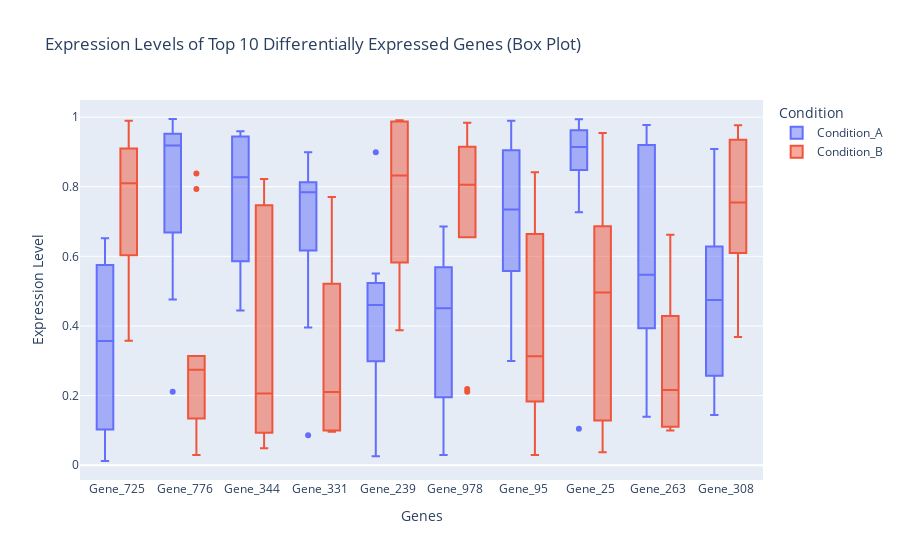

The cell this chart's notebook holds for it:
### Code cell
import plotly.express as px

# Assuming `top_10_genes` and `df_transposed` are available from previous steps

# Select the top 10 differentially expressed genes
top_genes = top_10_genes['Gene'].tolist()

# Filter the original data for the top 10 genes
top_genes_data = df_transposed[top_genes].copy()
top_genes_data['Condition'] = df_transposed['Condition']

# Melt the data for plotting
top_genes_melted = top_genes_data.melt(
    id_vars=['Condition'], 
    var_name='Gene', 
    value_name='Expression_Level'
)

# Create a box plot
fig = px.box(
    top_genes_melted,
    x='Gene',
    y='Expression_Level',
    color='Condition',
    title='Expression Levels of Top 10 Differentially Expressed Genes (Box Plot)',
    labels={'Expression_Level': 'Expression Level', 'Gene': 'Genes'}
)

# Show the plot
fig.show()

### Figure 1 — Plotly figure (JSON) as saved in the notebook; plotly's stock layout.template omitted (floating-point values rounded to 4 significant figures)
{"data": [{"alignmentgroup": "True", "hovertemplate": "Condition=Condition_A<br>Genes=%{x}<br>Expression Level=%{y}<extra></extra>", "legendgroup": "Condition_A", "marker": {"color": "#636efa"}, "name": "Condition_A", "notched": false, "offsetgroup": "Condition_A", "orientation": "v", "showlegend": true, "type": "box", "x": ["Gene_725", "Gene_725", "Gene_725", "Gene_725", "Gene_725", "Gene_725", "Gene_725", "Gene_725", "Gene_725", "Gene_725", "Gene_776", "Gene_776", "Gene_776", "Gene_776", "Gene_776", "Gene_776", "Gene_776", "Gene_776", "Gene_776", "Gene_776", "Gene_344", "Gene_344", "Gene_344", "Gene_344", "Gene_344", "Gene_344", "Gene_344", "Gene_344", "Gene_344", "Gene_344", "Gene_331", "Gene_331", "Gene_331", "Gene_331", "Gene_331", "Gene_331", "Gene_331", "Gene_331", "Gene_331", "Gene_331", "Gene_239", "Gene_239", "Gene_239", "Gene_239", "Gene_239", "Gene_239", "Gene_239", "Gene_239", "Gene_239", "Gene_239", "Gene_978", "Gene_978", "Gene_978", "Gene_978", "Gene_978", "Gene_978", "Gene_978", "Gene_978", "Gene_978", "Gene_978", "Gene_95", "Gene_95", "Gene_95", "Gene_95", "Gene_95", "Gene_95", "Gene_95", "Gene_95", "Gene_95", "Gene_95", "Gene_25", "Gene_25", "Gene_25", "Gene_25", "Gene_25", "Gene_25", "Gene_25", "Gene_25", "Gene_25", "Gene_25", "Gene_263", "Gene_263", "Gene_263", "Gene_263", "Gene_263", "Gene_263", "Gene_263", "Gene_263", "Gene_263", "Gene_263", "Gene_308", "Gene_308", "Gene_308", "Gene_308", "Gene_308", "Gene_308", "Gene_308", "Gene_308", "Gene_308", "Gene_308"], "x0": " ", "xaxis": "x", "y": [0.3925, 0.2755, 0.1023, 0.6208, 0.07606, 0.01201, 0.6522, 0.3216, 0.4866, 0.5752, 0.952, 0.9343, 0.476, 0.6688, 0.9569, 0.9228, 0.9137, 0.829, 0.9946, 0.2108, 0.8492, 0.7232, 0.5858, 0.8059, 0.4452, 0.9442, 0.932, 0.4442, 0.9596, 0.9481, 0.6171, 0.8987, 0.7621, 0.7649, 0.8388, 0.08585, 0.8126, 0.3956, 0.8051, 0.8028, 0.5106, 0.02589, 0.4749, 0.446, 0.3906, 0.03356, 0.2989, 0.8994, 0.5237, 0.5509, 0.4522, 0.5689, 0.5744, 0.395, 0.6854, 0.1952, 0.4835, 0.0558, 0.02959, 0.4501, 0.6795, 0.5581, 0.71, 0.3654, 0.9892, 0.9289, 0.7592, 0.2992, 0.8613, 0.9048, 0.9909, 0.962, 0.8482, 0.9938, 0.8726, 0.8508, 0.9558, 0.1044, 0.9607, 0.727, 0.8346, 0.5267, 0.9255, 0.5669, 0.2367, 0.9199, 0.5237, 0.9773, 0.1393, 0.3933, 0.3758, 0.5892, 0.2572, 0.2405, 0.6833, 0.9084, 0.5727, 0.1445, 0.3148, 0.6284], "y0": " ", "yaxis": "y"}, {"alignmentgroup": "True", "hovertemplate": "Condition=Condition_B<br>Genes=%{x}<br>Expression Level=%{y}<extra></extra>", "legendgroup": "Condition_B", "marker": {"color": "#EF553B"}, "name": "Condition_B", "notched": false, "offsetgroup": "Condition_B", "orientation": "v", "showlegend": true, "type": "box", "x": ["Gene_725", "Gene_725", "Gene_725", "Gene_725", "Gene_725", "Gene_725", "Gene_725", "Gene_725", "Gene_725", "Gene_725", "Gene_776", "Gene_776", "Gene_776", "Gene_776", "Gene_776", "Gene_776", "Gene_776", "Gene_776", "Gene_776", "Gene_776", "Gene_344", "Gene_344", "Gene_344", "Gene_344", "Gene_344", "Gene_344", "Gene_344", "Gene_344", "Gene_344", "Gene_344", "Gene_331", "Gene_331", "Gene_331", "Gene_331", "Gene_331", "Gene_331", "Gene_331", "Gene_331", "Gene_331", "Gene_331", "Gene_239", "Gene_239", "Gene_239", "Gene_239", "Gene_239", "Gene_239", "Gene_239", "Gene_239", "Gene_239", "Gene_239", "Gene_978", "Gene_978", "Gene_978", "Gene_978", "Gene_978", "Gene_978", "Gene_978", "Gene_978", "Gene_978", "Gene_978", "Gene_95", "Gene_95", "Gene_95", "Gene_95", "Gene_95", "Gene_95", "Gene_95", "Gene_95", "Gene_95", "Gene_95", "Gene_25", "Gene_25", "Gene_25", "Gene_25", "Gene_25", "Gene_25", "Gene_25", "Gene_25", "Gene_25", "Gene_25", "Gene_263", "Gene_263", "Gene_263", "Gene_263", "Gene_263", "Gene_263", "Gene_263", "Gene_263", "Gene_263", "Gene_263", "Gene_308", "Gene_308", "Gene_308", "Gene_308", "Gene_308", "Gene_308", "Gene_308", "Gene_308", "Gene_308", "Gene_308"], "x0": " ", "xaxis": "x", "y": [0.907, 0.9322, 0.8022, 0.9099, 0.8185, 0.3575, 0.9895, 0.6339, 0.6031, 0.5269, 0.3116, 0.1338, 0.7933, 0.08765, 0.2807, 0.2493, 0.2681, 0.3135, 0.8377, 0.0296, 0.8223, 0.2483, 0.1482, 0.747, 0.04858, 0.09305, 0.05659, 0.1631, 0.7489, 0.3977, 0.7705, 0.5415, 0.09626, 0.09841, 0.521, 0.2053, 0.1681, 0.2152, 0.4533, 0.09928, 0.9871, 0.7979, 0.388, 0.4822, 0.5825, 0.9285, 0.6597, 0.9911, 0.9901, 0.8672, 0.6958, 0.8058, 0.9538, 0.9064, 0.805, 0.9838, 0.9151, 0.6549, 0.2107, 0.2187, 0.1826, 0.2988, 0.7, 0.6644, 0.8416, 0.133, 0.4227, 0.02956, 0.327, 0.2485, 0.9543, 0.03696, 0.6868, 0.4948, 0.5631, 0.8218, 0.06836, 0.396, 0.1282, 0.4979, 0.1174, 0.09965, 0.2981, 0.1335, 0.3117, 0.5764, 0.429, 0.6621, 0.1099, 0.1106, 0.6097, 0.9764, 0.9041, 0.4967, 0.7755, 0.943, 0.3683, 0.7048, 0.7334, 0.9347], "y0": " ", "yaxis": "y"}], "layout": {"boxmode": "group", "legend": {"title": {"text": "Condition"}, "tracegroupgap": 0}, "title": {"text": "Expression Levels of Top 10 Differentially Expressed Genes (Box Plot)"}, "xaxis": {"anchor": "y", "domain": [0, 1], "title": {"text": "Genes"}}, "yaxis": {"anchor": "x", "domain": [0, 1], "title": {"text": "Expression Level"}}}}
